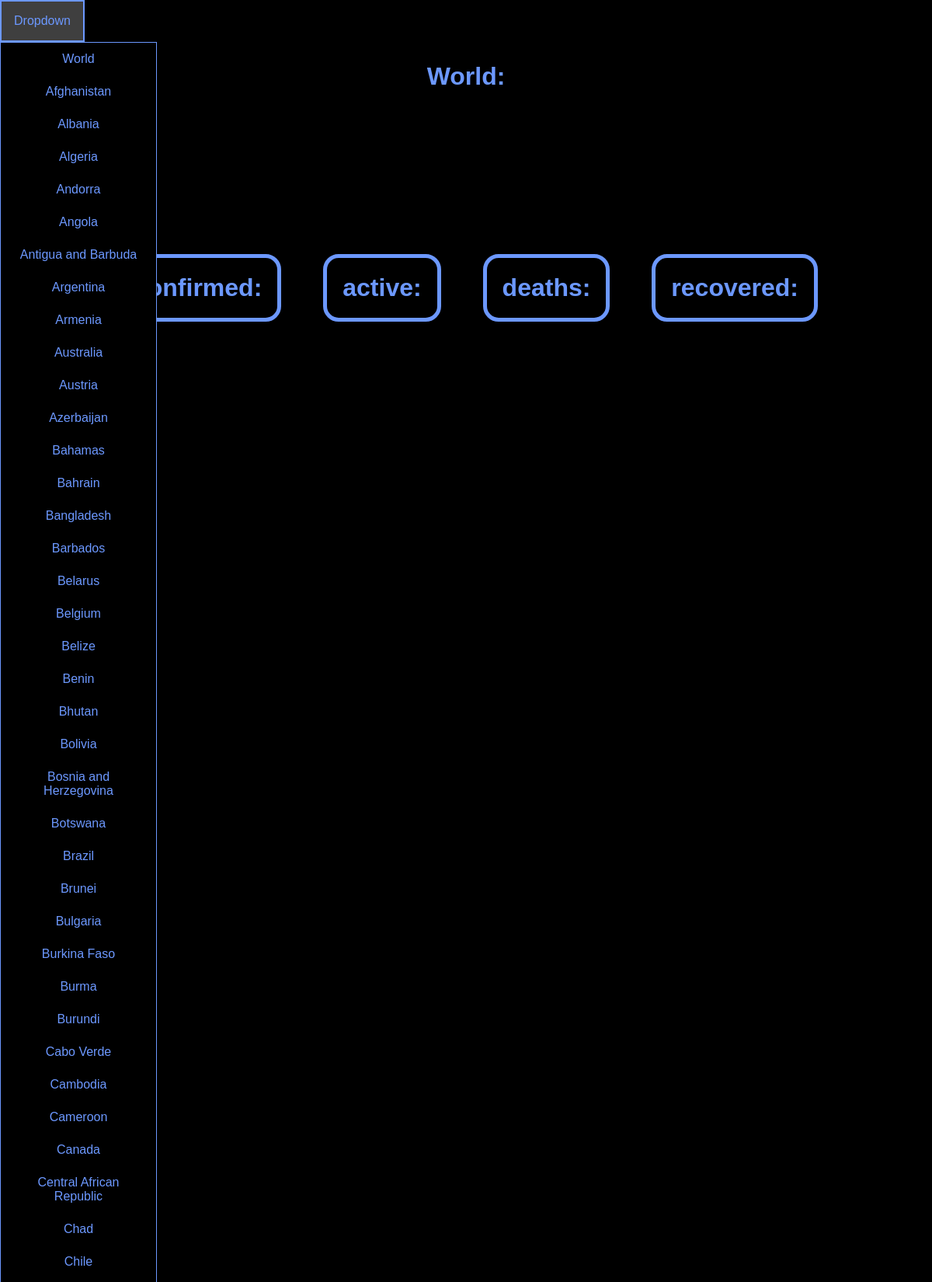
The page / (upper part) on the database its author committed.
### worldnums/models.py (models this page shows)
class Country(models.Model):
    name = models.CharField(max_length=200)
    num = models.IntegerField()
    def __str__(self):
        return self.name
    class Meta:
        ordering = ('name',)

### worldnums/views.py (the view)
# urls.py: path('', home_view),
def home_view(request):
    covid = Covid()
    confirmed = covid.get_total_confirmed_cases
    active = covid.get_total_active_cases
    deaths = covid.get_total_deaths
    recovered = covid.get_total_recovered
    query = Country.objects.all()
    context = {
        'queryset': query,
        'confirmed': confirmed,
        'active': active,
        'deaths': deaths,
        'recovered': recovered
    }
    return render(request, 'home/home.html', context)

### templates/home/home.html (shortened to what this page needs)
{% extends 'base.html' %}
{% load humanize %}
{% block content %}
<div class="container">
    <h1 class="name">World:</h1>
    <div class="box">
        <h1 class="item">confirmed: {{ confirmed | intcomma }}</h1>
        <h1 class="item">active: {{ active | intcomma }}</h1>
        <h1 class="item">deaths: {{ deaths | intcomma }}</h1>
        <h1 class="item">recovered: {{ recovered | intcomma }}</h1>
    </div>
</div>
{% endblock %}

### templates/nav.html
<nav>
    <div class="dropdown">
        <button class="dropbtn">Dropdown</button>
        <div class="dropdown-content">
            <a href="/">World</a>
            {% for country in queryset %}
            <a href="/lookup/{{country}}">{{country}}</a>
            {% endfor %}
        </div>
    </div>
</nav>

### static/css/style.css (style rules this page uses)
* { font-family: Arial, Helvetica, sans-serif; margin: 0; padding: 0; }
body, html { background-color: black; color: rgb(108, 152, 255); }
.dropbtn { background-color: black; color: rgb(108, 152, 255); padding: 16px; font-size: 16px; border: 2px solid rgb(108, 152, 255); }
.dropdown { display: inline-block; text-align: center; position: absolute; top: 0px; left: 0px; }
.dropdown-content { display: none; position: absolute; background-color: black; min-width: 200px; border: 1px solid rgb(108, 152, 255); z-index: 1; }
.dropdown-content a { color: rgb(108, 152, 255); padding: 12px 16px; text-decoration: none; display: block; }
.container { text-align: center; }
.name { margin-top: 10vh; }
.box { width: 80%; margin: auto; margin-top: 200px; display: flex; justify-content: space-around; flex-wrap: wrap; }
.item { padding: 20px; margin: 10px; border: 5px solid rgb(108, 152, 255); background-color: black; color: rgb(108, 152, 255); border-radius: 20px; }

### rows shown on the page
Country: name "Afghanistan"
Country: name "Albania"
Country: name "Algeria"
Country: name "Andorra"
Country: name "Angola"
Country: name "Antigua and Barbuda"
Country: name "Argentina"
Country: name "Armenia"
Country: name "Australia"
Country: name "Austria"
Country: name "Azerbaijan"
Country: name "Bahamas"
Country: name "Bahrain"
Country: name "Bangladesh"
Country: name "Barbados"
Country: name "Belarus"
Country: name "Belgium"
Country: name "Belize"
Country: name "Benin"
Country: name "Bhutan"
Country: name "Bolivia"
Country: name "Bosnia and Herzegovina"
Country: name "Botswana"
Country: name "Brazil"
Country: name "Brunei"
Country: name "Bulgaria"
Country: name "Burkina Faso"
Country: name "Burma"
Country: name "Burundi"
Country: name "Cabo Verde"
Country: name "Cambodia"
Country: name "Cameroon"
Country: name "Canada"
Country: name "Central African Republic"
Country: name "Chad"
Country: name "Chile"
